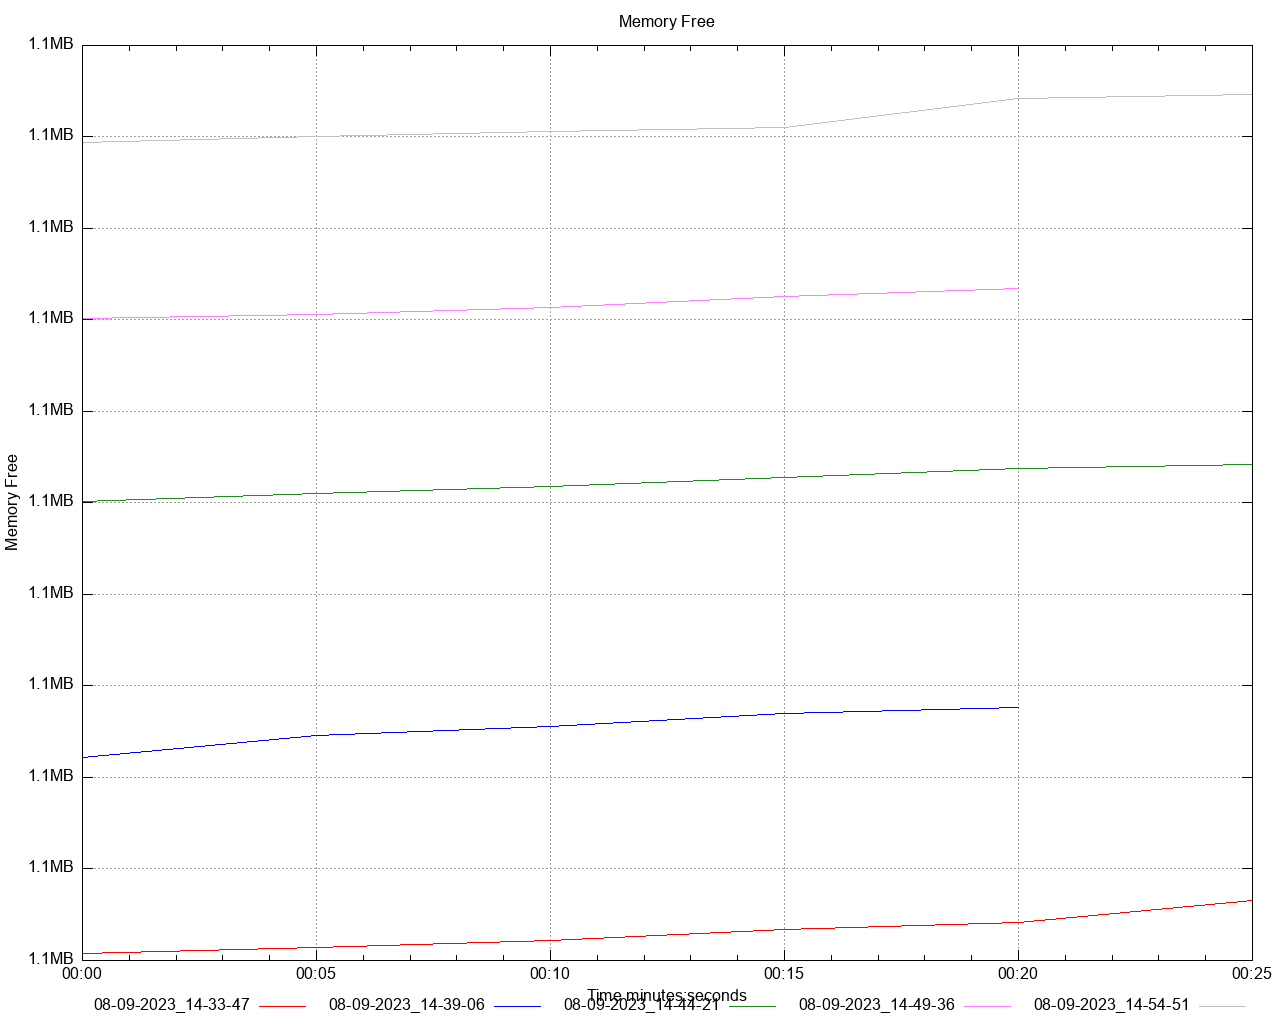

The script that saved this image:
set title 'Memory Free' noenhanced
set style data lines
set datafile separator ","
set terminal png size 1280,1024
set grid
set key below
set xdata time
set timefmt "%s"
offset = 0
t0(x)=(offset=($0==0) ? x : offset, x - offset)
set xlabel 'Time minutes:seconds'
set ylabel 'Memory Free'
set format y '%.1s%cB'
set output '/Users/gbarnett/git/hazelcast-simulator/atomiclong-3node-member/atomicreference/dstat/memory_free_A4.png'
plot \
   '/Users/gbarnett/git/hazelcast-simulator/atomiclong-3node-member/atomicreference/data/memory_free_A4_1.data' using (t0(timecolumn(1))):2 title "08-09-2023_14-33-47" noenhanced lt rgb "red", \
   '/Users/gbarnett/git/hazelcast-simulator/atomiclong-3node-member/atomicreference/data/memory_free_A4_2.data' using (t0(timecolumn(1))):2 title "08-09-2023_14-39-06" noenhanced lt rgb "blue", \
   '/Users/gbarnett/git/hazelcast-simulator/atomiclong-3node-member/atomicreference/data/memory_free_A4_3.data' using (t0(timecolumn(1))):2 title "08-09-2023_14-44-21" noenhanced lt rgb "forest-green", \
   '/Users/gbarnett/git/hazelcast-simulator/atomiclong-3node-member/atomicreference/data/memory_free_A4_4.data' using (t0(timecolumn(1))):2 title "08-09-2023_14-49-36" noenhanced lt rgb "orchid", \
   '/Users/gbarnett/git/hazelcast-simulator/atomiclong-3node-member/atomicreference/data/memory_free_A4_5.data' using (t0(timecolumn(1))):2 title "08-09-2023_14-54-51" noenhanced lt rgb "grey", \
